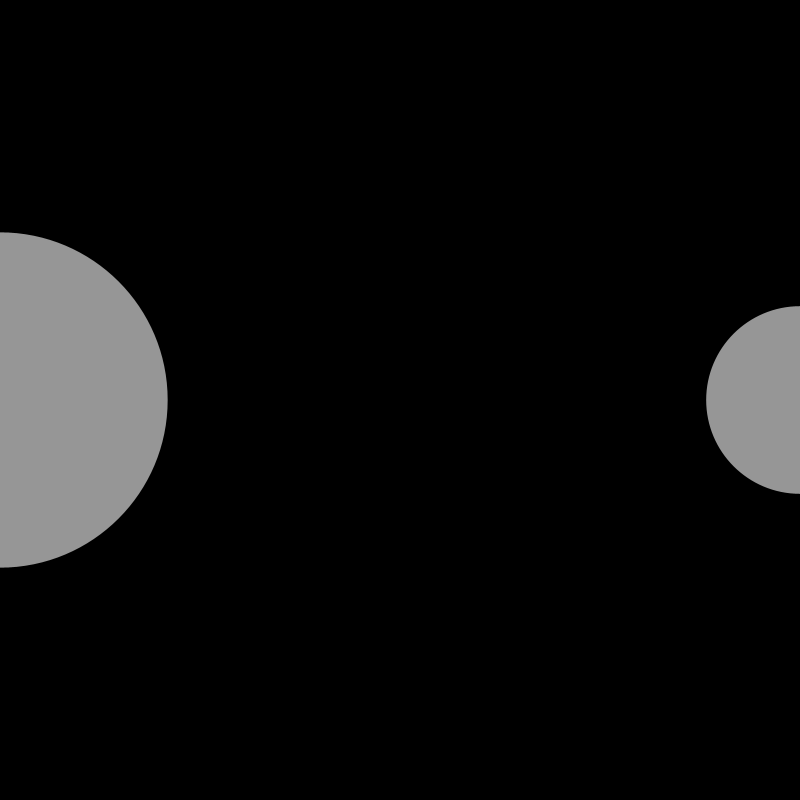
Frame 1 (no input)
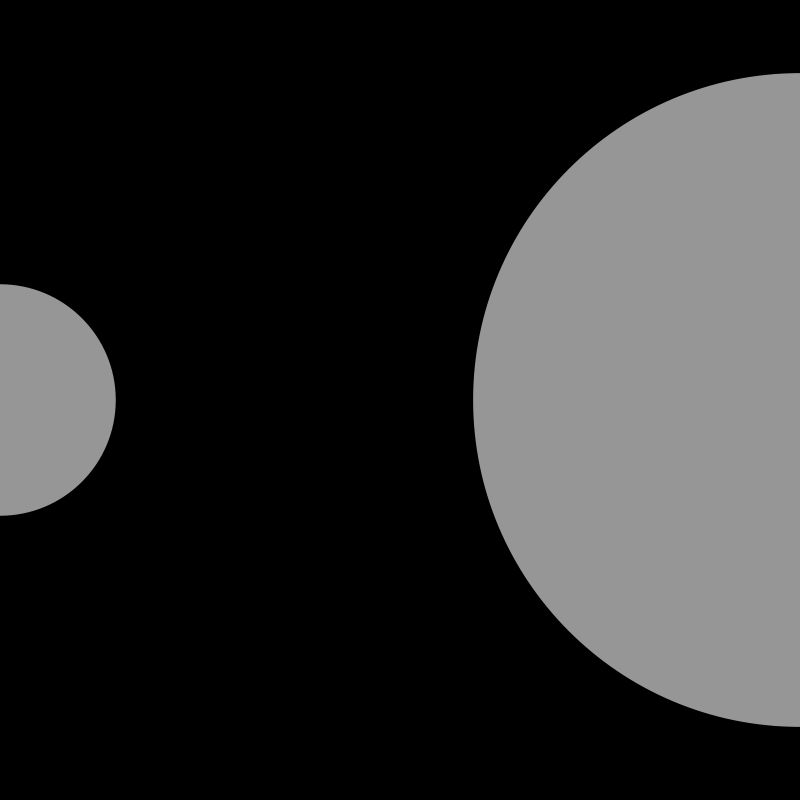
Frame 60 (the mouse pressed at the canvas centre just before this capture)
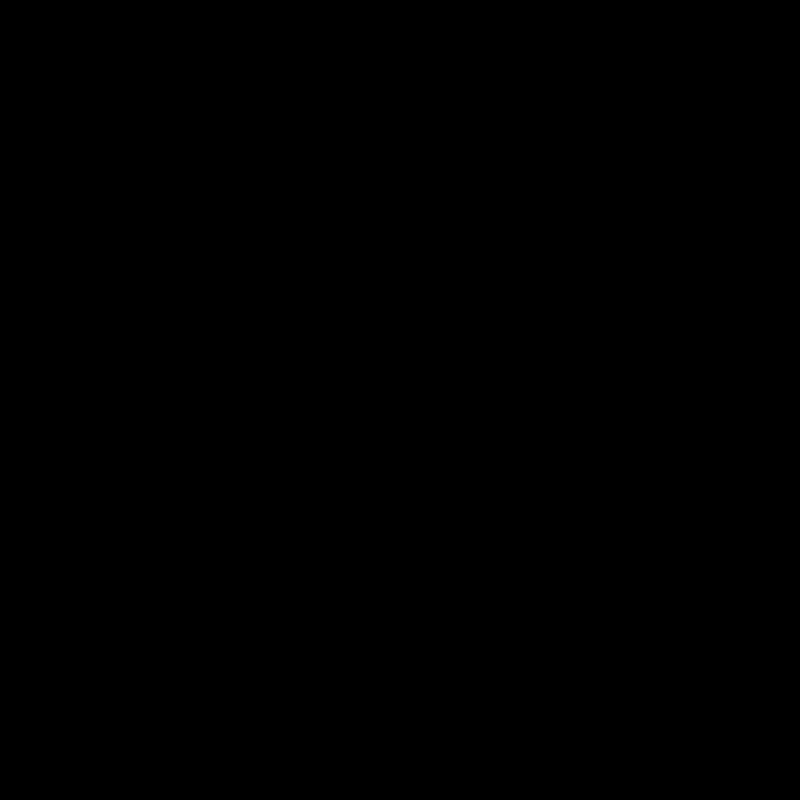
Frame 120 (the mouse held since frame 60 and released just before this capture)

The Processing sketch that drew these frames (run headless with seeded random() and noise(); from frame 60 on, the mouse is pressed at the canvas centre):

// Processing sketch: sketch_190320e
// ── sketch_190320e.pde
float diameter; 
float angle1 = 0;
float angle2 = 0;
float yoff = 0.0;
float randomNumber = random(100);
boolean changed = false;
float moveX, moveY;

void setup() {
  size(800, 800);
  diameter = height/2 - randomNumber;
  noStroke();
}

void draw() {
  background(0);
  if (!changed) {
    
    // create mouse following eclipse
    
    fill(255, 150);

    float d1 = (cos(angle1) * diameter/2) + diameter/2;
    float d2 = (cos(angle2 + PI/2) * diameter/2) + diameter/2;
 
    int inverseX = width-mouseX;
    int inverseY = width-mouseY;
    moveX = lerp(moveX, mouseX, 0.05);
    moveY = lerp(moveY, inverseY, 0.05);

    ellipse(moveX, height/2, mouseY/2 + d1, mouseY/2 + d1);
    ellipse(inverseX, height/2, (moveY/2) + d2, (moveY/2) +d2);
  
    angle1 += 0.02;
    angle2 += randomNumber*0.001;
    
    if (mousePressed) {
    changed = true;
    }
  } else { 
    if (mousePressed) {
    changed = false;
    }
  }
}
